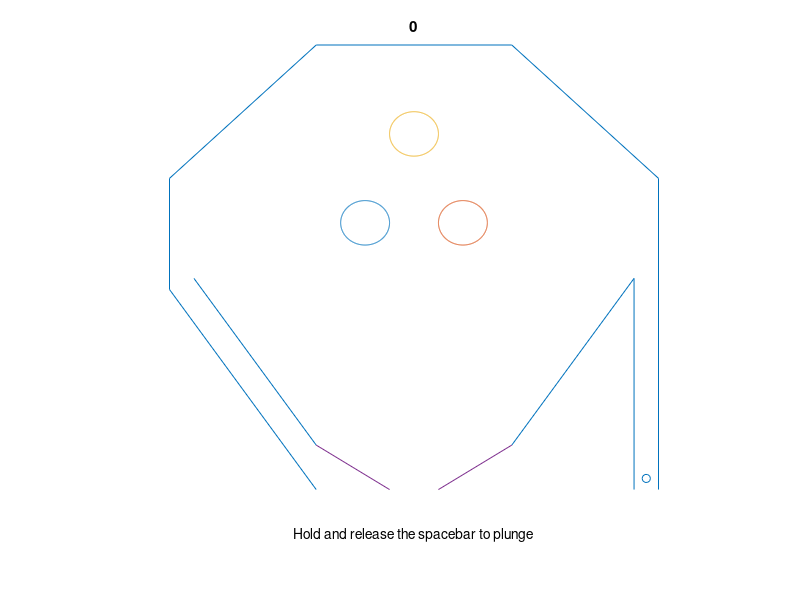

This figure's MATLAB source: (Note: this script raises an error after producing the figure.)
function wrapper()
% Make figure
close all
warning('off','MATLAB:singularMatrix')
f = figure;
hold on

% Initial conditions
g = -9.8/6;
dt = 0.05;
FlipInc = 5;
currentBS = [9.75 0.25];
currentBS(3) = -rand/10;
currentBS(4) = 0;
plunger = 0;
plungeRel = 0;
Points = 0;

t = title(num2str(Points));
% Define Walls
Walls = [...
        0 4.5 0 7 .9; ... % Left
        3 10 7 10 .9; ... % Top
        10 0 10 7 .9; ... % Right out
        9.5 0 9.5 4.75 1; ... % Right in
        0.5 4.75 3 1 .9; ... % Bottom left upper
        0 4.5 3 0 .9; ... % Bottom left lower
        9.5 4.75 7 1 .9; ... % Bottom right
        0 7 3 10 .9; ... Top left
        7 10 10 7 .9;]; % Top right
Circles = [...
        4 6 .5 1.1; ... % origin x, origin y, radius
        6 6 .5 1.1; ...
        5 8 .5 1.1;
    ];
% Plot Walls
for i = 1:length(Walls(:,1))
    thewall = Walls(i,:);
    xWall = [thewall(1), thewall(3)];
    yWall = [thewall(2), thewall(4)];
    wallfig = line(xWall, yWall);
end

ang=0:0.01:2*pi;
for i = 1:length(Circles(:,1))
    thecirc = Circles(i,:);
    xCirc=thecirc(3)*cos(ang)+thecirc(1);
    yCirc=thecirc(3)*sin(ang)+thecirc(2);
    wallfig = plot(xCirc,yCirc);
end

axis([0 10 -1 10])
axis square
axis off

% Define Flippers
FlipLeft = [3 1 4.5 0 .9;]; % Left
FlipRight = [7 1 5.5 0 .9;]; % Right
% Plot FLippers
xFlip = [FlipLeft(1), FlipLeft(3)];
yFlip = [FlipLeft(2), FlipLeft(4)];
leftFlipFig = line(xFlip, yFlip);
xFlip = [FlipRight(3), FlipRight(1)];
yFlip = [FlipRight(4), FlipRight(2)];
rightFlipFig = line(xFlip, yFlip);

% Predetermine values for the endpoints when the flipper rotates
% Get flipper length
flipRad = hypot((FlipLeft(3)-FlipLeft(1)),(FlipLeft(4)-FlipLeft(2)));
% Get angles when it's down and when it's up
thetaDown = atan((FlipLeft(4)-FlipLeft(2))/(FlipLeft(3)-FlipLeft(1)));
thetaUp = -thetaDown;
thetaRange = linspace(thetaDown, thetaUp, FlipInc);
% Get endpoint values based on the range, length, and offset from origin
xRotL = flipRad .* cos(thetaRange) + FlipLeft(1);
xRotR = -flipRad .* cos(thetaRange) + FlipRight(1);
yRot = flipRad .* sin(thetaRange) + FlipLeft(2);

vRotL = diff(xRotL);
vRoty = diff(yRot);
newV = hypot(vRotL, vRoty) / dt;
maxV = newV(1);

% Initial plot
X = currentBS(1);
Y = currentBS(2);
ballScat = scatter(X,Y);
thefig = gcf;
set(thefig, 'KeyPressFcn', @KeyPress, 'KeyReleaseFcn', @KeyRelease);
bottext = text(5,-1,'Hold and release the spacebar to plunge',...
    'HorizontalAlignment', 'center');
bottext.FontSize = 15;

plunge = rectangle('Position',[9.6,-1,.3,1]);
while ~plungeRel
    pause(.5)
    currentBS(4) = currentBS(4) + min([plunger,20]) / 5;
    plungeHeight = 1 - (min([plunger,20]) / 21);
    set(plunge, 'Position', [9.6,-1,.3,plungeHeight]);
    drawnow
end
set(plunge, 'Position', [9.6,-1,.3,.95]);
set(bottext, 'string', 'Use the ''a'' and ''l'' keys to activate the flippers')

lfCount = 0;
rfCount = 0;
leftPos = 0;
rightPos = 0;

while currentBS(2) > -0.1 % While the ball is above y = 0 (the bottom)
    % not >= 0 because of small inaccuracies
    if abs(FlipLeft(4) - leftPos) > 1e-5
        lfCount = lfCount + 1*sign(leftPos - FlipLeft(4));
        if (lfCount > 0) && (lfCount <= length(xRotL))
            FlipLeft = [3 1 xRotL(lfCount) yRot(lfCount) maxV*sign(leftPos - FlipLeft(4))];
        end
    else
        FlipLeft(5) = 0;
    end
    
    if abs(FlipRight(4) - rightPos) > 1e-5
        rfCount = rfCount + 1*sign(rightPos - FlipRight(4));
        if (rfCount > 0) && (rfCount <= length(xRotL))
            FlipRight = [7 1 xRotR(rfCount) yRot(rfCount) maxV*sign(rightPos - FlipRight(4))];
        end
    else
        FlipRight(5) = 0;
    end
    
    % Update Plots
    set(leftFlipFig, 'XData', [FlipLeft(1), FlipLeft(3)], 'YData', [FlipLeft(2), FlipLeft(4)]);
    set(rightFlipFig, 'XData', [FlipRight(1), FlipRight(3)], 'YData', [FlipRight(2), FlipRight(4)]);

    Flippers = [FlipLeft; FlipRight];
    
    % Apply gravity
    currentBS(4) = currentBS(4) + g * dt;
    [currentBS, Points] = updateBallState(currentBS, dt, Walls, Circles, Flippers, Points);
    set(ballScat, 'XData', currentBS(1), 'YData',currentBS(2))
    t = title(num2str(Points));

    drawnow
end
% if (currentBS(1) > 9.5) && (currentBS(1) < 10) 
%     currentBS
%     plungeRel = 0;
%     currentBS(1) = 9.75;
%     currentBS(2) = 0.25;
% else
    set(bottext, 'string', 'Press ''r'' to restart or ''q'' to quit')
% end

    function KeyPress(~,eventdata)
        % Utilizes keypresses to move the x/y coordinates of the ball or
        % quits the simulation
        switch eventdata.Character
            case 'q'
                currentBS(2) = -Inf;
                close(gcf)
            case 'a'
                leftPos = 2;
            case 'l'
                rightPos = 2;
            case 'r'
                wrapper()
            case ' '
                plunger = plunger + .5;
        end
        
    end

    function KeyRelease(~,eventdata)
        switch eventdata.Character
            case 'a'
                leftPos = 0;
            case 'l'
                rightPos = 0;
            case ' '
                plungeRel = 1;
        end
    end
end
